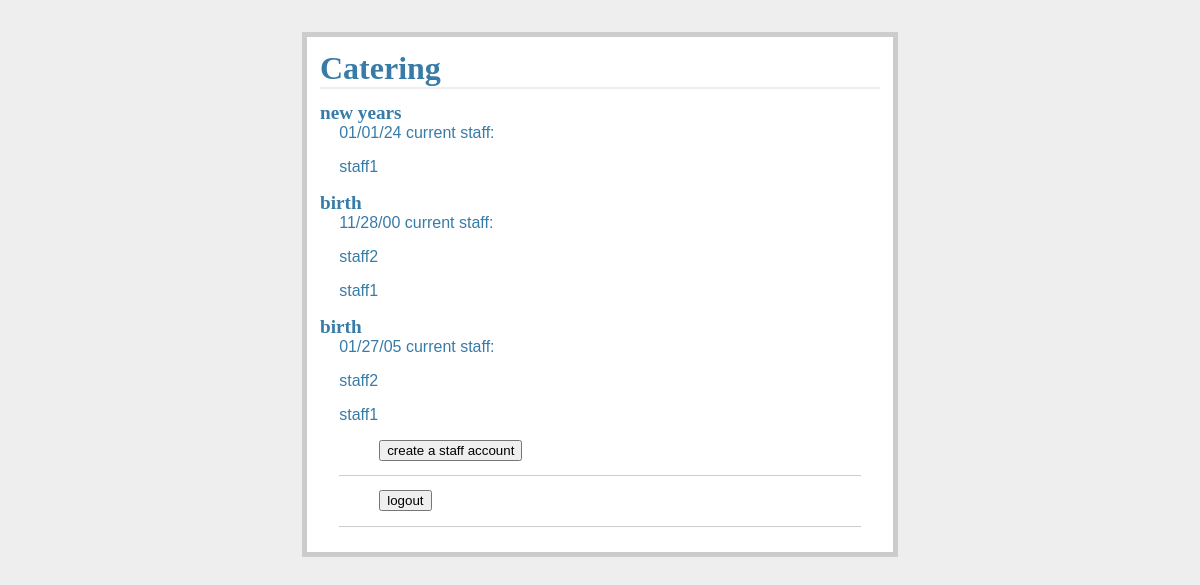
/owner_page, run on the app's committed database.
### login.py (models this page shows, shortened)
class Events(db.Model):
    id = mapped_column(Integer, primary_key=True)
    event_user = mapped_column(Text, nullable=False)
    event_title = mapped_column(Text, nullable=False)
    event_date = mapped_column(Text, nullable=False)
    event_staff_count = mapped_column(Integer, nullable=False)

class Staff(db.Model):
    id = mapped_column(Integer, primary_key=True)
    event_date = mapped_column(Text, nullable=False)
    event_staff = mapped_column(Text, nullable=False)

### catering.py (the view)
@app.route("/owner_page", methods=["GET", "POST"])
def owner_page():
    events = list(
        db.session.execute(
            db.select(Events).order_by(Events.id.desc())
        ).scalars()
    )
    curr_staff = list(
        db.session.execute(
            db.select(Staff).order_by(Staff.id.desc())
        ).scalars()
    )
    for e in events:
        if e.event_staff_count == 0:
            flash("one or more events have no staff")
    return render_template("owner_page.html", events = events, staff = curr_staff)

### templates/owner_page.html
{% extends "layout.html" %}
{% block body %}
<a action="{{ url_for('owner_page') }}">
  <ul class="entries">
    {% for e in events %}
        <li><h2>{{ e.event_title }}</h2>{{ e.event_date }}
          current staff:
          {% for s in staff%}
            {% if s.event_date == e.event_date %}
            <p>{{s.event_staff}}</p>
            {% endif %}
          {% endfor %}
    {% else %}
      <li><em>Unbelievable.  No entries here so far</em>
    {% endfor %}
</a>
<form action="{{ url_for('create_staff_but') }}" method="post" class="add-entry">
  <dl>
    <dd><input type="submit" value="create a staff account">
  </dl>
</form>
<form action="{{ url_for('logout') }}" method="post" class="add-entry">
    <dl>
      <dd><input type="submit" value="logout">
    </dl>
</form>
{% endblock %}

### static/style.css (style rules this page uses)
a, h1, h2 { color: #377BA8; }
h1, h2 { font-family: 'Georgia', serif; margin: 0; }
h2 { font-size: 1.2em; }
.entries { list-style: none; margin: 0; padding: 0; }
.entries li { margin: 0.8em 1.2em; }
.entries li h2 { margin-left: -1em; }
.add-entry { font-size: 0.9em; border-bottom: 1px solid #ccc; }
.add-entry dl { font-weight: bold; }

### data on the page
Events: event_title "new years", event_date "01/01/24"
Staff: event_staff "staff1"
Events: event_title "birth", event_date "11/28/00"
Staff: event_staff "staff2"
Staff: event_staff "staff1"
Events: event_title "birth", event_date "01/27/05"
Staff: event_staff "staff2"
Staff: event_staff "staff1"
